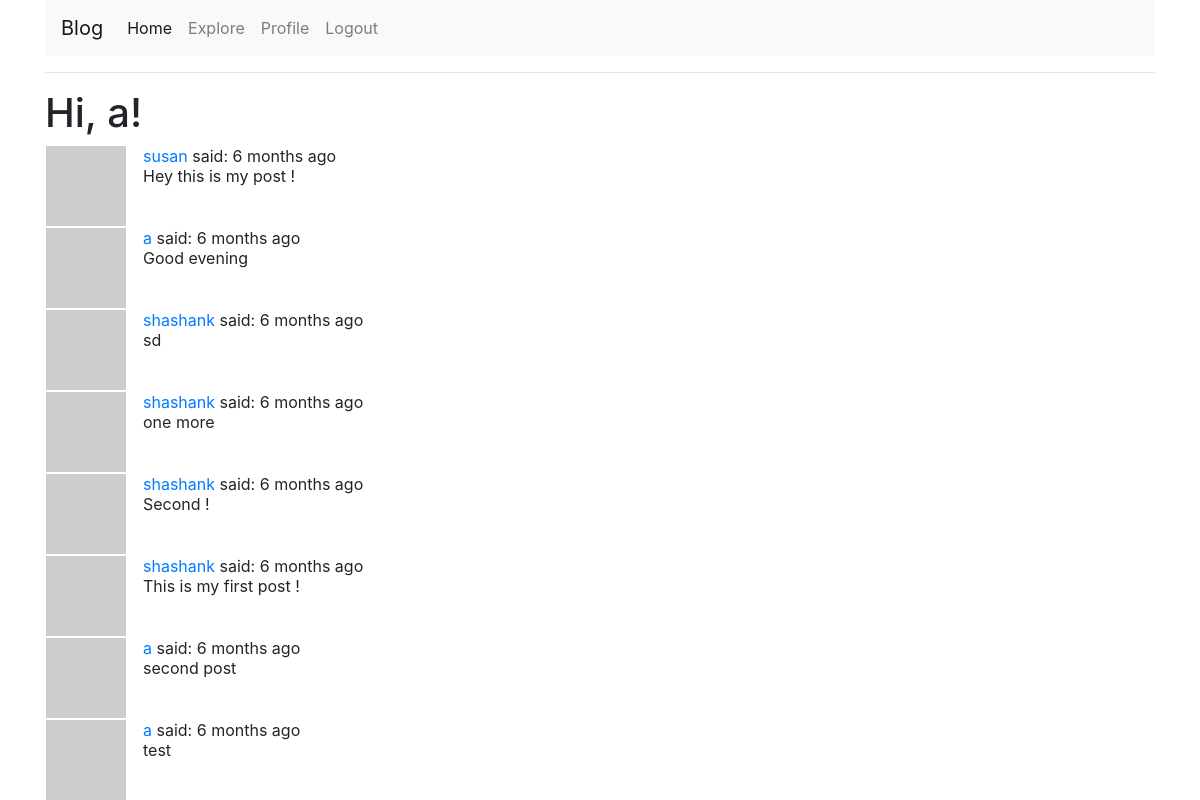
The page /explore (signed in) on the database its author committed.
### app/models.py (models this page shows, shortened)
class User(UserMixin,db.Model):
    id =db.Column(db.Integer, primary_key=True)
    username = db.Column(db.String(64), index=True, unique=True)
    email = db.Column(db.String(120), index=True, unique=True)
    password_hash = db.Column(db.String(128))
    posts = db.relationship('Post', backref='author', lazy='dynamic')
    about_me = db.Column(db.String(140))
    last_seen = db.Column(db.DateTime, default=datetime.utcnow)
    followed = db.relationship(
        'User', secondary=followers,
        primaryjoin=(followers.c.follower_id == id),
        secondaryjoin=(followers.c.followed_id == id),
        backref=db.backref('followers', lazy='dynamic'), lazy='dynamic')
    def avatar(self, size):
        digest = md5(self.email.lower().encode('utf-8')).hexdigest()
        return 'https://www.gravatar.com/avatar/{}?d=identicon&s={}'.format(
            digest, size)

class Post(db.Model):
    id = db.Column(db.Integer, primary_key=True)
    body = db.Column(db.String(140))
    timestamp = db.Column(db.DateTime, index=True, default=datetime.utcnow)
    user_id = db.Column(db.Integer, db.ForeignKey('user.id'))

### app/routes.py (the view)
@app.route('/explore')
@login_required
def explore():
    page = request.args.get('page', 1, type=int)
    posts = Post.query.order_by(Post.timestamp.desc()).paginate(
        page, app.config['POSTS_PER_PAGE'], False)
    next_url = url_for('index', page=posts.next_num) \
        if posts.has_next else None
    prev_url = url_for('index', page=posts.prev_num) \
        if posts.has_prev else None
    return render_template('index.html', title='Home',
                           posts=posts.items, next_url=next_url,
                           prev_url=prev_url)

### app/models.py (called while the page is built)
@login.user_loader
def load_user(id):
    return User.query.get(int(id))

### app/routes.py (called while the page is built)
@app.before_request
def before_request():
    if current_user.is_authenticated:
        current_user.last_seen = datetime.utcnow()
        db.session.commit()

### app/templates/index.html (shortened to what this page needs)
{% extends "base.html" %}
{% block content %}
    <h1>Hi, {{ current_user.username }}!</h1>
    {% for post in posts %}
    <div class="content">
        {% include '_post.html' %}
    </div>
    {% endfor %}
{% endblock %}

### app/templates/_post.html
<table>
        <tr valign="top">
            <td class="pr-3"><img src="{{ post.author.avatar(36) }}"></td>
            <td>
                <a href="{{ url_for('user', username=post.author.username) }}">
                    {{ post.author.username }}
                </a>
                said: {{ moment(post.timestamp).fromNow() }}
                <br>{{ post.body }}
            </td>
        </tr>
</table>

### rows shown on the page
User: username "a"
Post: author.username "susan", timestamp "6 months ago", body "Hey this is my post !"
Post: author.username "a", timestamp "6 months ago", body "Good evening"
Post: author.username "shashank", timestamp "6 months ago", body "sd"
Post: author.username "shashank", timestamp "6 months ago", body "one more"
Post: author.username "shashank", timestamp "6 months ago", body "Second !"
Post: author.username "shashank", timestamp "6 months ago", body "This is my first post !"
Post: author.username "a", timestamp "6 months ago", body "second post"
Post: author.username "a", timestamp "6 months ago", body "test"
